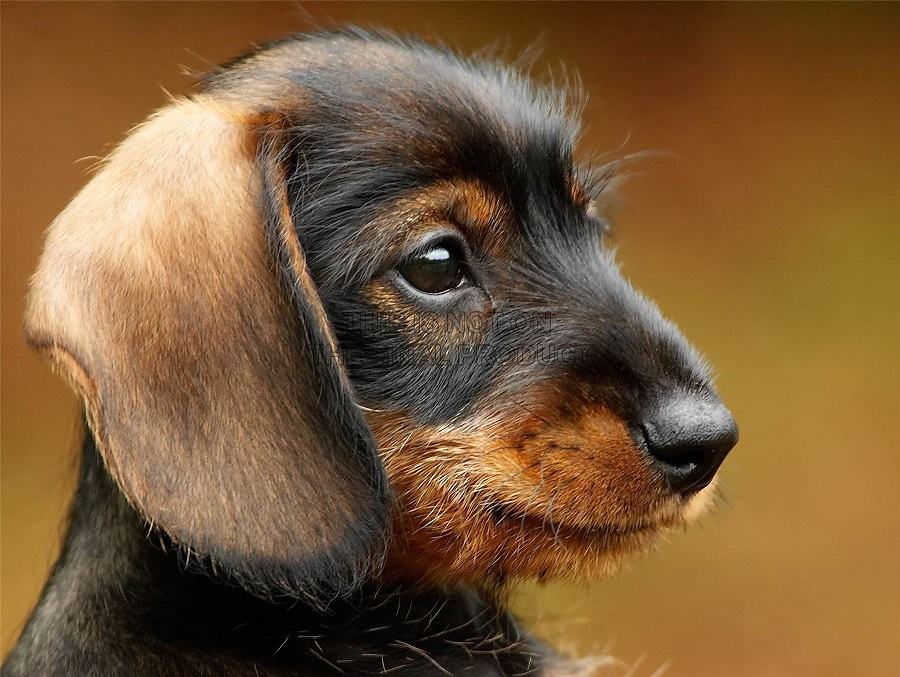
//> input picture Demo1/Demo1/puppy.jpg, 900 x 677 px
$ ./Demo1   (built with g++ and OpenCV 4)
//> lines starting //> are read from the running program, lines starting //| are printed output that depends on the picture
#include<opencv2\core\core.hpp>
#include<opencv2\highgui.hpp>
#include<iostream>
using namespace std;
using namespace cv;

Mat function()
{
	Mat ima(500,500,CV_8U,50);
	return ima;
}
int main()
{
	Mat image1(240,320,CV_8U,100);
	imshow("Image",image1);
	waitKey(0);
	image1.create(200,200,CV_8U);
	imshow("Image",image1);
	waitKey(0);

	Mat image2(240,320,CV_8UC3,Scalar(0,0,255));
	imshow("Image",image2);
	waitKey(0);

	Mat image3=imread("puppy.jpg");
//> image3 is the input picture: 677 rows x 900 cols, CV_8UC3; mean B, G, R 55.7, 91.1, 122.9
	Mat image4(image3);
	image1=image3;
	image3.copyTo(image2);

	Mat image5=image3.clone();


	flip(image3,image3,1);
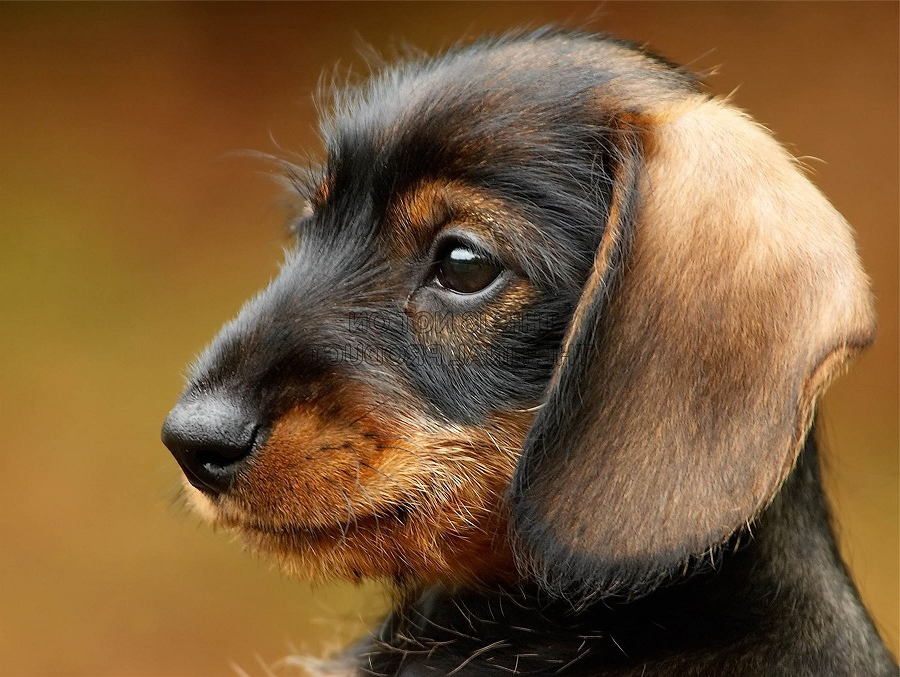
//> image3: 677 rows x 900 cols, CV_8UC3; mean B, G, R 55.7, 91.1, 122.9
	imshow("Image 3",image3);
	imshow("Image 1",image1);
	imshow("Image 2",image2);
	imshow("Image 4",image4);
	imshow("Image 5",image5);

	waitKey(0);

	Mat gray=function();
	imshow("Image",gray);
	waitKey(0);
	image1=imread("puppy.jpg",CV_LOAD_IMAGE_GRAYSCALE);
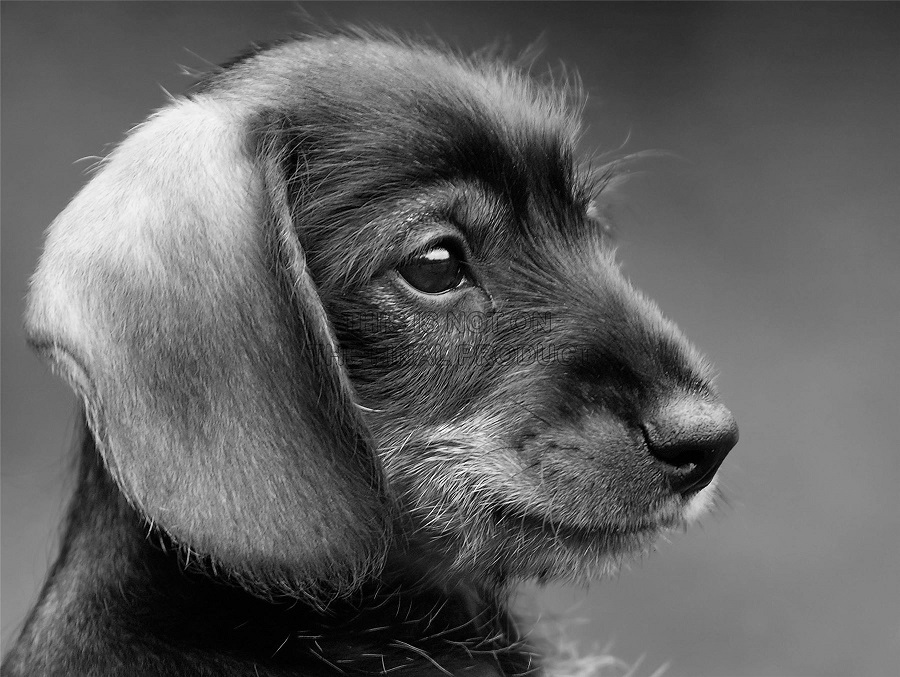
//> image1: 677 rows x 900 cols, CV_8UC1; min 0, max 255, mean 96.6
	image1.convertTo(image2,CV_32F,1/255.0,0.0);
	imshow("Image",image2);
	waitKey(0);
	return 0;
}
